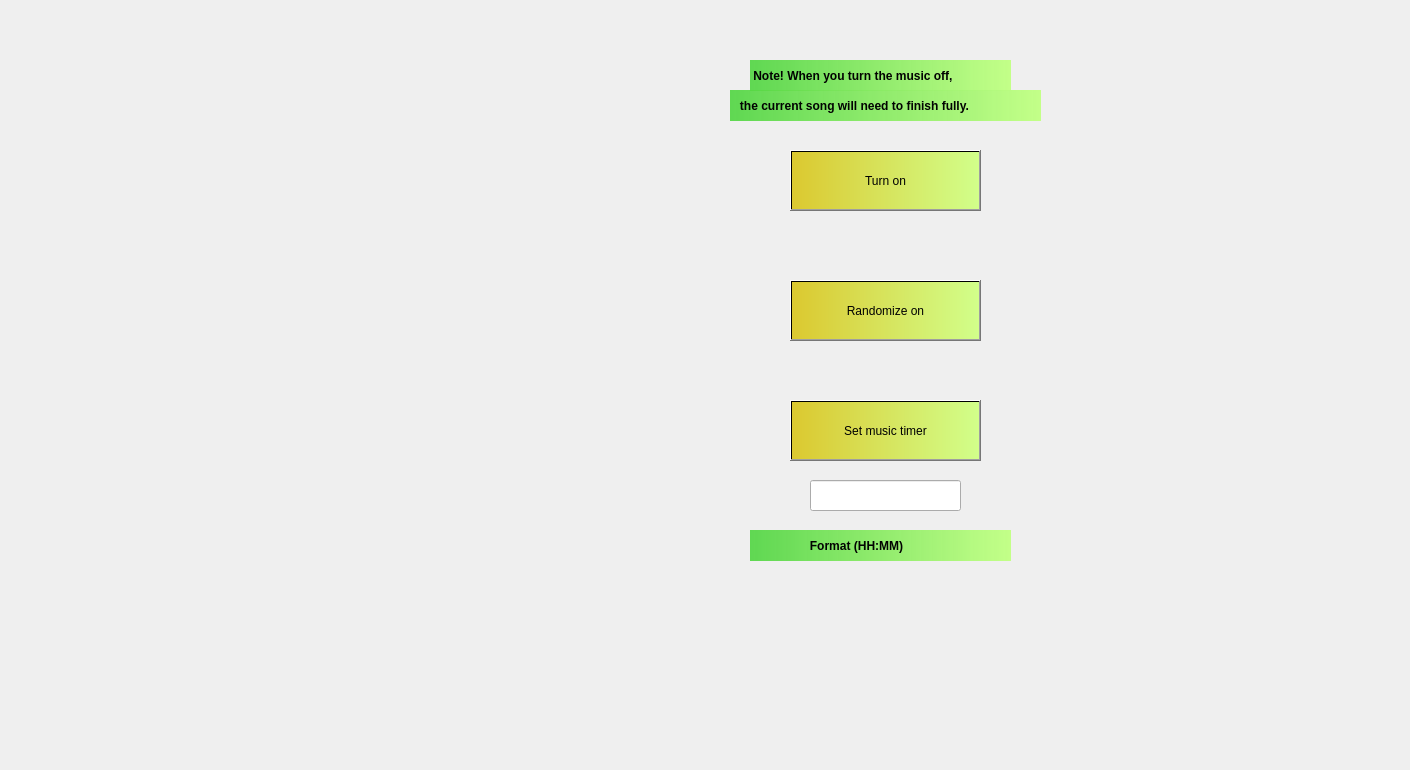
    <widget class="QWidget" name="tab_2">
     <attribute name="title">
      <string>Relaxing songs</string>
     </attribute>
     <widget class="QLabel" name="music_bg">
      <property name="geometry">
       <rect>
        <x>-210</x>
        <y>-80</y>
        <width>1401</width>
        <height>761</height>
       </rect>
      </property>
      <property name="text">
       <string/>
      </property>
      <property name="pixmap">
       <pixmap>../Python/BG/maxresdefault2.jpg</pixmap>
      </property>
      <property name="scaledContents">
       <bool>true</bool>
      </property>
     </widget>
     <widget class="QPushButton" name="music_btn">
      <property name="geometry">
       <rect>
        <x>790</x>
        <y>150</y>
        <width>191</width>
        <height>61</height>
       </rect>
      </property>
      <property name="toolTip">
       <string>&lt;html&gt;&lt;head/&gt;&lt;body&gt;&lt;p&gt;&lt;span style=&quot; font-size:12pt; font-weight:600;&quot;&gt;Turn on&lt;/span&gt;&lt;/p&gt;&lt;/body&gt;&lt;/html&gt;</string>
      </property>
      <property name="styleSheet">
       <string notr="true">background-color: qlineargradient(spread:pad, x1:0, y1:0, x2:1, y2:0, stop:0 rgba(219, 200, 45, 252), stop:1 rgba(209, 255, 137, 252));
font: 75 14pt &quot;Berlin Sans FB Demi&quot;;</string>
      </property>
      <property name="text">
       <string>Turn on</string>
      </property>
     </widget>
     <widget class="QPushButton" name="Random_music_btn">
      <property name="geometry">
       <rect>
        <x>790</x>
        <y>280</y>
        <width>191</width>
        <height>61</height>
       </rect>
      </property>
      <property name="toolTip">
       <string>&lt;html&gt;&lt;head/&gt;&lt;body&gt;&lt;p&gt;&lt;span style=&quot; font-size:12pt; font-weight:600;&quot;&gt;Turn on&lt;/span&gt;&lt;/p&gt;&lt;/body&gt;&lt;/html&gt;</string>
      </property>
      <property name="styleSheet">
       <string notr="true">background-color: qlineargradient(spread:pad, x1:0, y1:0, x2:1, y2:0, stop:0 rgba(219, 200, 45, 252), stop:1 rgba(209, 255, 137, 252));
font: 75 14pt &quot;Berlin Sans FB Demi&quot;;</string>
      </property>
      <property name="text">
       <string>Randomize on</string>
      </property>
     </widget>
     <widget class="QPushButton" name="Automated_music_btn">
      <property name="geometry">
       <rect>
        <x>790</x>
        <y>400</y>
        <width>191</width>
        <height>61</height>
       </rect>
      </property>
      <property name="toolTip">
       <string>&lt;html&gt;&lt;head/&gt;&lt;body&gt;&lt;p&gt;&lt;span style=&quot; font-size:12pt; font-weight:600;&quot;&gt;Turn on&lt;/span&gt;&lt;/p&gt;&lt;/body&gt;&lt;/html&gt;</string>
      </property>
      <property name="styleSheet">
       <string notr="true">background-color: qlineargradient(spread:pad, x1:0, y1:0, x2:1, y2:0, stop:0 rgba(219, 200, 45, 252), stop:1 rgba(209, 255, 137, 252));
font: 75 14pt &quot;Berlin Sans FB Demi&quot;;</string>
      </property>
      <property name="text">
       <string>Set music timer</string>
      </property>
     </widget>
     <widget class="QLabel" name="label">
      <property name="geometry">
       <rect>
        <x>750</x>
        <y>60</y>
        <width>261</width>
        <height>31</height>
       </rect>
      </property>
      <property name="styleSheet">
       <string notr="true">color: qlineargradient(spread:pad, x1:0, y1:0, x2:1, y2:0, stop:0 rgba(0, 0, 0, 227), stop:0.994737 rgba(0, 0, 0, 252));
font: 75 9.7pt &quot;Berlin Sans FB Demi&quot;;
font-weight: bold;
background-color: qlineargradient(spread:pad, x1:0, y1:0, x2:1, y2:0, stop:0 rgba(78, 213, 63, 227), stop:0.994737 rgba(194, 255, 135, 252));</string>
      </property>
      <property name="text">
       <string> Note! When you turn the music off,</string>
      </property>
     </widget>
     <widget class="QLabel" name="label_2">
      <property name="geometry">
       <rect>
        <x>730</x>
        <y>90</y>
        <width>311</width>
        <height>31</height>
       </rect>
      </property>
      <property name="styleSheet">
       <string notr="true">color: qlineargradient(spread:pad, x1:0, y1:0, x2:1, y2:0, stop:0 rgba(0, 0, 0, 227), stop:0.994737 rgba(0, 0, 0, 252));
font: 75 9.7pt &quot;Berlin Sans FB Demi&quot;;
font-weight: bold;
background-color: qlineargradient(spread:pad, x1:0, y1:0, x2:1, y2:0, stop:0 rgba(78, 213, 63, 227), stop:0.994737 rgba(194, 255, 135, 252));</string>
      </property>
      <property name="text">
       <string>   the current song will need to finish fully.</string>
      </property>
     </widget>
     <widget class="QLineEdit" name="write_time_bar">
      <property name="geometry">
       <rect>
        <x>810</x>
        <y>480</y>
        <width>151</width>
        <height>31</height>
       </rect>
      </property>
      <property name="text">
       <string/>
      </property>
     </widget>
     <widget class="QLabel" name="time_format_label">
      <property name="geometry">
       <rect>
        <x>750</x>
        <y>530</y>
        <width>261</width>
        <height>31</height>
       </rect>
      </property>
      <property name="styleSheet">
       <string notr="true">color: qlineargradient(spread:pad, x1:0, y1:0, x2:1, y2:0, stop:0 rgba(0, 0, 0, 227), stop:0.994737 rgba(0, 0, 0, 252));
font: 75 9.7pt &quot;Berlin Sans FB Demi&quot;;
font-weight: bold;
background-color: qlineargradient(spread:pad, x1:0, y1:0, x2:1, y2:0, stop:0 rgba(78, 213, 63, 227), stop:0.994737 rgba(194, 255, 135, 252));</string>
      </property>
      <property name="text">
       <string>                  Format (HH:MM)</string>
      </property>
     </widget>
    </widget>
